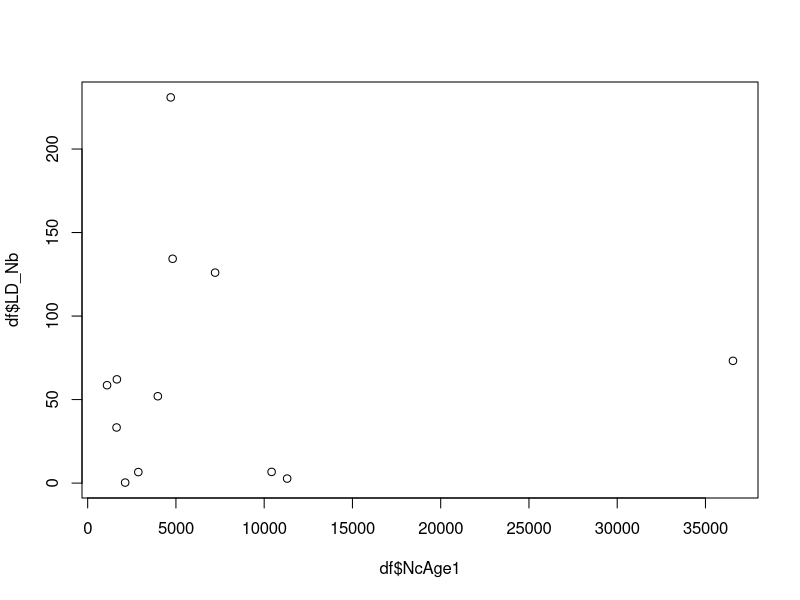
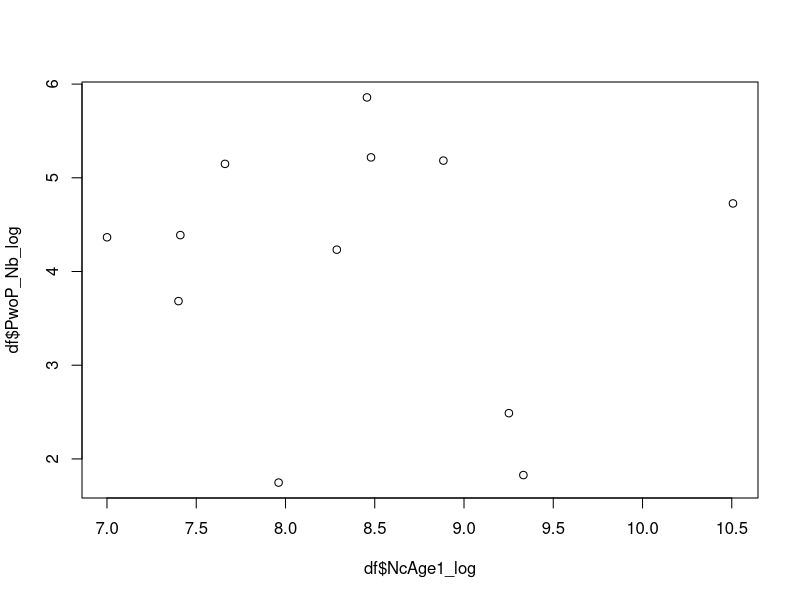
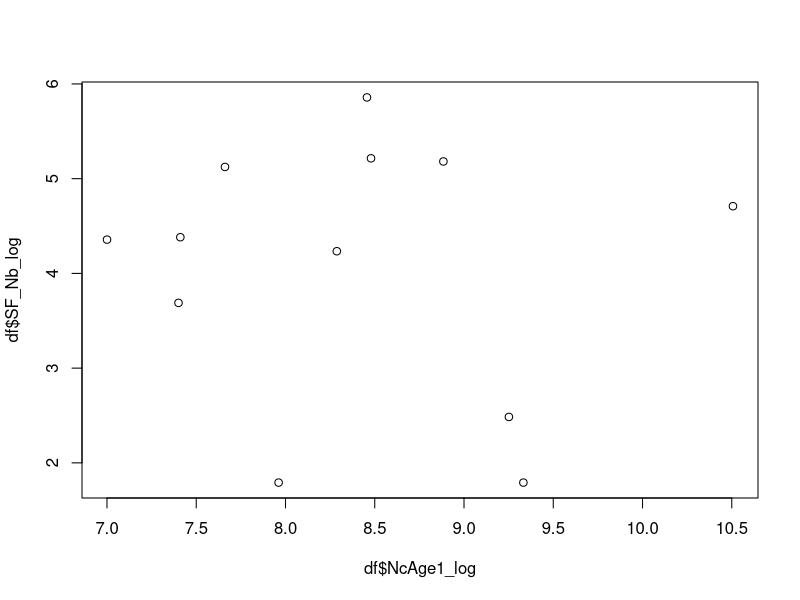
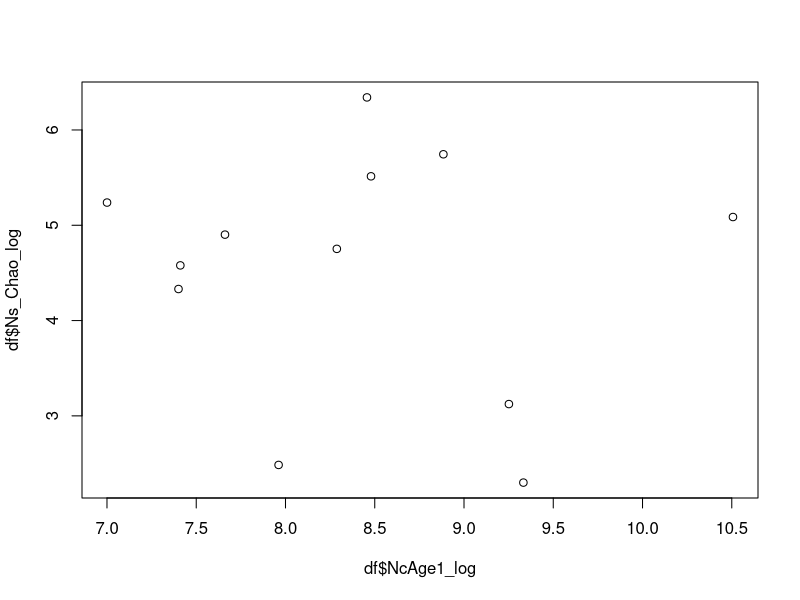
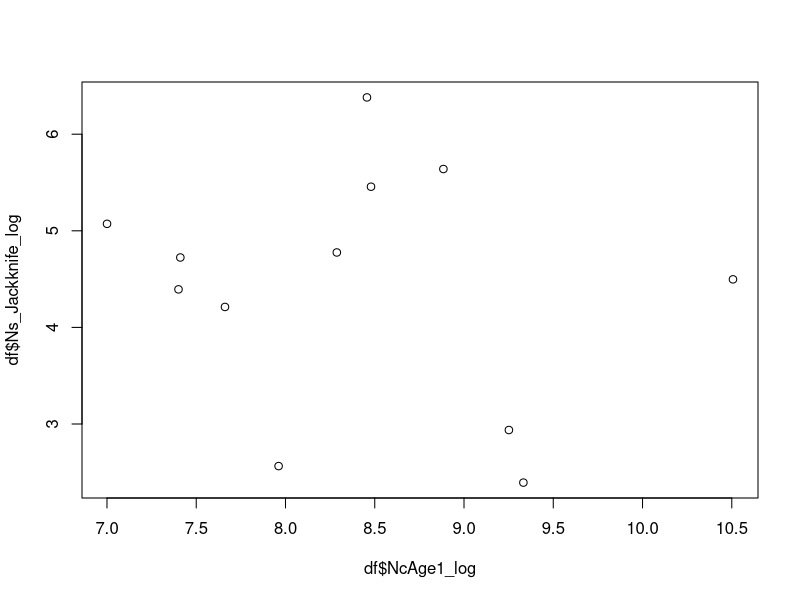

These charts were generated, in order, by the following R code: (Note: this script raises an error after producing the figures.)
##Nb:Nc Ratio correlations and plots

#Goals:

#library load
library(tidyverse)
#data load
Nc <- read.table("Models/env_data_all_locations.txt",header = T,sep = "\t")
Nb_Ns <- read.table("Output/genetic.estimates.txt",header = T,sep = "\t")
#Nb:Nc ratio calculations and correlations
Nb_Ns1 <- Nb_Ns %>% 
  select(Pop,LD_Nb,PwoP_Nb,SF_Nb,Ns_Chao,Ns_Jackknife,kbar,Vk)

Nc <- Nc %>% 
  select(Pop,NcAge1)

df <- Nb_Ns1 %>% full_join(Nc,by = "Pop")
df$SFNc_ratio <- df$SF_Nb/df$NcAge1
df$LDNc_ratio <- df$LD_Nb/df$NcAge1
df <- df[-which(is.na(df$NcAge1)),]

#checking normality
#if normality assumption is violated, transformations are tested
shapiro.test(log(df$LD_Nb))
shapiro.test(log(df$SF_Nb))
shapiro.test(log(df$PwoP_Nb))
shapiro.test(df$Ns_Chao)
shapiro.test(log(df$Ns_Jackknife))
shapiro.test(df$kbar)
shapiro.test(df$Vk)
shapiro.test(df$NcAge1)


df$LD_Nb_log <- log(df$LD_Nb)
df$SF_Nb_log <- log(df$SF_Nb)
df$PwoP_Nb_log <- log(df$PwoP_Nb)
df$Ns_Chao_log <- log(df$Ns_Chao)
df$Ns_Jackknife_log <- log(df$Ns_Jackknife)
df$NcAge1_log <- log(df$NcAge1)
#checking scatterplots before calculating models
plot(df$NcAge1,df$LD_Nb)
plot(df$NcAge1_log,df$PwoP_Nb_log)
plot(df$NcAge1_log,df$SF_Nb_log)
plot(df$NcAge1_log,df$Ns_Chao_log)
plot(df$NcAge1_log,df$Ns_Jackknife_log)

cor.test(df$LD_Nb,df$NcAge1)
cor.test(df$PwoP_Nb,df$NcAge1)
cor.test(df$SF_Nb,df$NcAge1)
cor.test(df$Ns_Chao,df$NcAge1)
cor.test(df$Ns_Jackknife,df$NcAge1)
cor.test(df$SF_Nb,df$Ns_Chao)
cor.test(df$LD_Nb,df$Ns_Chao)

#remove locations that meet the following criteria:
#1.larval sample size < 50
Nb_Ns2 <- Nb_Ns[which(!(Nb_Ns$SampSize < 50)),]
Nb_Ns2 <- merge(Nb_Ns2,Nc)
Nb_Ns2 <- Nb_Ns2[-which(is.na(Nb_Ns2$NcAge1)),]

cor.test(Nb_Ns2$LD_Nb,Nb_Ns2$NcAge1)
cor.test(Nb_Ns2$PwoP_Nb,Nb_Ns2$NcAge1)
cor.test(Nb_Ns2$SF_Nb,Nb_Ns2$NcAge1)
cor.test(Nb_Ns2$Ns_Chao,Nb_Ns2$NcAge1)
cor.test(Nb_Ns2$Ns_Jackknife,Nb_Ns2$NcAge1)
cor.test(Nb_Ns2$PwoP_Nb,Nb_Ns2$Ns_Chao)
#no model significance

#Spearman Correlations
cor.test(Nb_Ns2$LD_Nb,Nb_Ns2$NcAge1,method = c("spearman"))
cor.test(Nb_Ns2$PwoP_Nb,Nb_Ns2$NcAge1,method = c("spearman"))
cor.test(Nb_Ns2$SF_Nb,Nb_Ns2$NcAge1,method = c("spearman"))
cor.test(Nb_Ns2$Ns_Chao,Nb_Ns2$NcAge1,method = c("spearman"))
cor.test(Nb_Ns2$Ns_Jackknife,Nb_Ns2$NcAge1,method = c("spearman"))


## correction for caught lamprey
#checking normality
#if normality assumption is violated, transformations are tested
dfcatch <- df %>% 
  select(Pop,LD_Nb_log,SF_Nb_log,PwoP_Nb_log,Ns_Jackknife_log,Ns_Chao_log,NcAge1,AdultRemove) %>% 
  mutate(corNc=NcAge1-AdultRemove)


shapiro.test(log(df$LD_Nb))
shapiro.test(log(df$SF_Nb))
shapiro.test(log(df$PwoP_Nb))
shapiro.test(log(df$Ns_Chao))
shapiro.test(log(df$Ns_Jackknife))
shapiro.test(log(df$kbar))
shapiro.test(log(df$Vk))
shapiro.test(dfcatch$corNc)

#checking scatterplots before calculating models
plot(dfcatch$corNc,dfcatch$LD_Nb_log)
plot(dfcatch$corNc,dfcatch$PwoP_Nb_log)
plot(dfcatch$corNc,dfcatch$SF_Nb_log)
plot(dfcatch$corNc,dfcatch$Ns_Chao_lo)
plot(dfcatch$corNc,dfcatch$PwoP_Nb_log)

cor.test(dfcatch$LD_Nb_log,dfcatch$corNc)
cor.test(dfcatch$PwoP_Nb_log,dfcatch$corNc)
cor.test(dfcatch$SF_Nb_log,dfcatch$corNc)
cor.test(dfcatch$Ns_Chao_log,dfcatch$corNc)
cor.test(dfcatch$Ns_Jackknife_log,dfcatch$corNc)
cor.test(dfcatch$PwoP_Nb_log,dfcatch$Ns_Chao)
#no model significance

#Spearman Correlations
cor.test(dfcatch$LD_Nb_log,dfcatch$corNc_log,method = c("spearman"))
cor.test(dfcatch$PwoP_Nb_log,dfcatch$corNc_log,method = c("spearman"))
cor.test(dfcatch$SF_Nb_log,dfcatch$corNc_log,method = c("spearman"))
cor.test(dfcatch$Ns_Chao_log,dfcatch$corNc_log,method = c("spearman"))
cor.test(dfcatch$Ns_Jackknife_log,dfcatch$corNc_log,method = c("spearman"))

##figure plotting Nb and Nc correlations
tiff(filename = "Figures/NbNcCorrelationPlot.tiff",height = 3,width = 7,units = "in",res = 200)
par(mfrow = c(1,3),mai=c(.6,.5,.4,.4),mgp=c(1.5,.5,0))
plot(df$NcAge1,df$LD_Nb,xlab = "",ylab = "",xaxt = "n",yaxt = "n",main = "Nb - Linkage Disequilibrium",pch=16,col = "darkgrey")
axis(side = 2,las = 2,mgp = c(3, 0.75, 0))
axis(side = 1,las = 2,mgp = c(3, 0.75, 0))
mtext("Nc", side=1, line=3.5,cex = 0.75)
mtext("Nb - LD",side = 2,line = 2.5,cex = 0.75)
plot(df$NcAge1,df$SF_Nb,xlab = "",ylab = "",xaxt = "n",yaxt = "n",main = "Nb - Sibship Frequency",pch=16,col = "darkgrey")
axis(side = 2,las = 2,mgp = c(3, 0.75, 0))
axis(side = 1,las = 2,mgp = c(3, 0.75, 0))
mtext("Nc", side=1, line=3.5,cex = 0.75)
mtext("Nb - SF",side = 2,line = 2.5,cex = 0.75)
plot(df$NcAge1,df$Ns_Chao,xlab = "",ylab = "",xaxt = "n",yaxt = "n",main = "Ns - Chao",pch=16,col = "darkgrey")
axis(side = 2,las = 2,mgp = c(3, 0.75, 0))
axis(side = 1,las = 2,mgp = c(3, 0.75, 0))
mtext("Nc", side=1, line=3.5,cex = 0.75)
mtext("Ns - Chao",side = 2,line = 2.5,cex = 0.75)
dev.off()

tiff(filename = "Figures/NbNcCorrelationPlot_correction.tiff",height = 5,width = 7,units = "in",res = 200)
par(mfrow = c(1,3),mai=c(.6,.5,.4,.4),mgp=c(1.5,.5,0))
plot(Nb_Ns2$NcAge1,Nb_Ns2$LD_Nb,xlab = "",ylab = "",xaxt = "n",yaxt = "n",main = "Nb - Linkage Disequilibrium",pch=16,col = "darkgrey")
axis(side = 2,las = 2,mgp = c(3, 0.75, 0))
axis(side = 1,las = 2,mgp = c(3, 0.75, 0))
mtext("Nc", side=1, line=3.5,cex = 0.75)
mtext("Nb - LD",side = 2,line = 2.5,cex = 0.75)
plot(Nb_Ns2$NcAge1,Nb_Ns2$SF_Nb,xlab = "",ylab = "",xaxt = "n",yaxt = "n",main = "Nb - Sibship Frequency",pch=16,col = "darkgrey")
axis(side = 2,las = 2,mgp = c(3, 0.75, 0))
axis(side = 1,las = 2,mgp = c(3, 0.75, 0))
mtext("Nc", side=1, line=3.5,cex = 0.75)
mtext("Nb - SF",side = 2,line = 2.5,cex = 0.75)
plot(Nb_Ns2$NcAge1,Nb_Ns2$Ns_Chao,xlab = "",ylab = "",xaxt = "n",yaxt = "n",main = "Ns - Chao",pch=16,col = "darkgrey")
axis(side = 2,las = 2,mgp = c(3, 0.75, 0))
axis(side = 1,las = 2,mgp = c(3, 0.75, 0))
mtext("Nc", side=1, line=3.5,cex = 0.75)
mtext("Ns - Chao",side = 2,line = 2.5,cex = 0.75)
dev.off()

